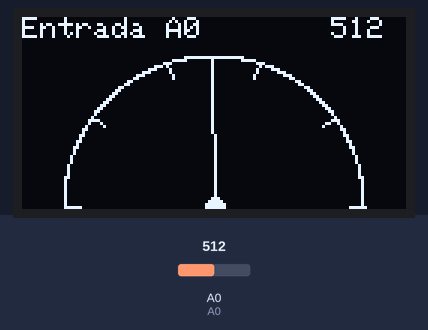
This sketch was run on a simulated Arduino Uno, built with avr-gcc and run on an emulated ATmega328P. Shown: 128×64 one-colour display. The test bench sets the inputs (shaded band); at power-on: A0 = 512.

Above: at 1.2 s.
1.3 s: A0 set to 716
At 2.1 s:
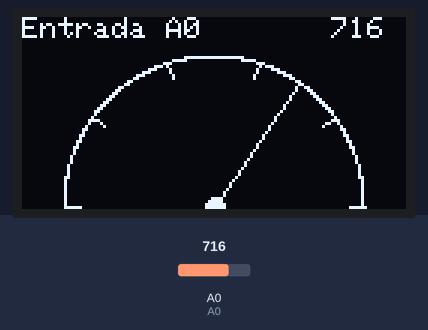
3.1 s: A0 set to 900
At 4.4 s:
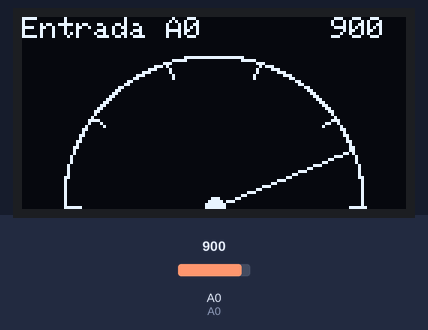
4.7 s: A0 set to 1023
At 5.8 s:
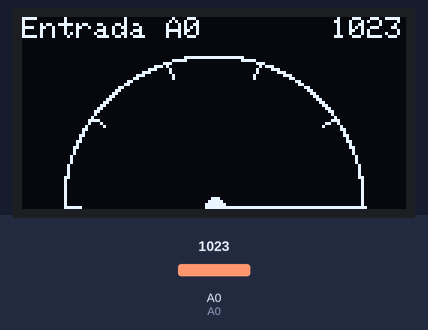
Timing chart, 0 to 7.7 s (numbered marks = the images above; inputs shaded):
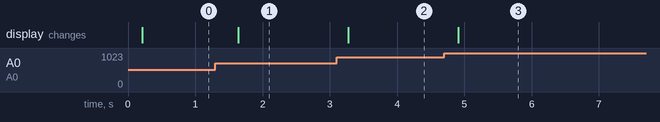

The sketch:

E6_PantallaSDD1306.ino
```cpp
#include <Wire.h> //Agrega la comunicacion I2C
#include <Adafruit_GFX.h> //Librería gráfica general de pantallas Adafruit
#include <Adafruit_SSD1306.h> //Librería de la pantalla SSD1306
#include <math.h> //Librería que proporciona funciones matemáticas adicionales

#define ANCHO 128 //Se define el alto y el ancho de la pantalla
#define ALTO 64
#define Pot_max 1023 //Valor máximo del potenciómetro

Adafruit_SSD1306 display(ANCHO, ALTO, &Wire, -1); //Creamos nuestra pantalla

void setup() {
  if(!display.begin(SSD1306_SWITCHCAPVCC,0x3C)){
    Serial.println(F("No se encuentra la pantalla OLED"));
    for (;;) ;
  }

  display.clearDisplay(); //Limpiamos la pantalla
  display.display();
}


void Medidor_analog(int valor) { //Función para dibujar el medidor analógico
  int centroX=ANCHO/2;  //Define el centro del medidor
  int centroY=ALTO-1;
  int radio=50; //Define el radio del medidor
  int A1=180; //Define los ángulos de comienzo y final
  int A0=0;
  int numSeg=360;  //Número de segmentos para dibujar el arco
  int divisiones=5; //Número de líneas graduadas
  int circleRadius=3;  //Radio del círculo en la base del indicador


  //Calcula el ángulo entre los segmentos
  float div_angular=(A0-A1)/(float)numSeg; //(float) transforma numSeg en tipo float

  //Dibuja el medidor con un semicírculo
  for(int i=0; i<=numSeg; i++) {
    float angulo=A1+i*div_angular;
    int x=centroX+radio*cos(angulo*PI/180);
    int y=centroY-radio*sin(angulo*PI/180);
    display.drawPixel(x, y, SSD1306_WHITE);

    //Dibuja las líneas graduadas del medidor
    if(i%(numSeg/divisiones)== 0){
      int x2=centroX+(radio-5)*cos(angulo*PI/180);
      int y2=centroY-(radio-5)*sin(angulo*PI/180);
      display.drawLine(x, y, x2, y2, SSD1306_WHITE);
    }
  }

  //Dibuja un círculo en la base del indicador
  display.fillCircle(centroX, centroY, circleRadius, SSD1306_WHITE);

  //Dibuja el indicador
  int angulo=map(valor, 0, Pot_max, A1, A0);
  int x1=centroX+radio*cos(angulo*PI/180);
  int y1=centroY-radio*sin(angulo*PI/180);
  display.drawLine(centroX, centroY, x1, y1, SSD1306_WHITE);

  //Etiquetas de entrada y valor (A0)
  display.setTextSize(1); //Tamaño del texto
  display.setTextColor(SSD1306_WHITE); //Color del texto

  display.setCursor(0,0);
  display.print("Entrada A0");

  display.setCursor(ANCHO-25, 0);
  display.print(valor);
}

void loop() {
  int potvalor=analogRead(A0); //Lee el valor del potenciómetro en A0
  display.clearDisplay(); //Limpia pantalla
  Medidor_analog(potvalor); //Se manda la variable potvalor a la función Medidor_analog
  display.display();
  delay(50);
}
```

Measured:
- after the input at 1.3 s, the display: changes after 0.34 s (image 1)
- after the input at 3.1 s, the display: changes after 0.17 s (image 2)
- after the input at 4.7 s, the display: changes after 0.21 s (image 3)
